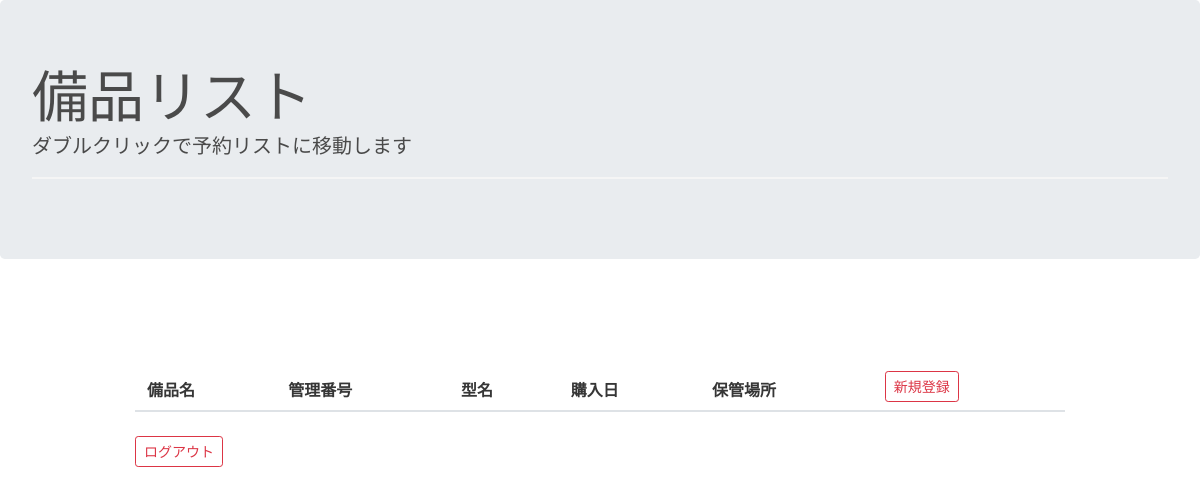
Before: /assetlist/ with the older database file.
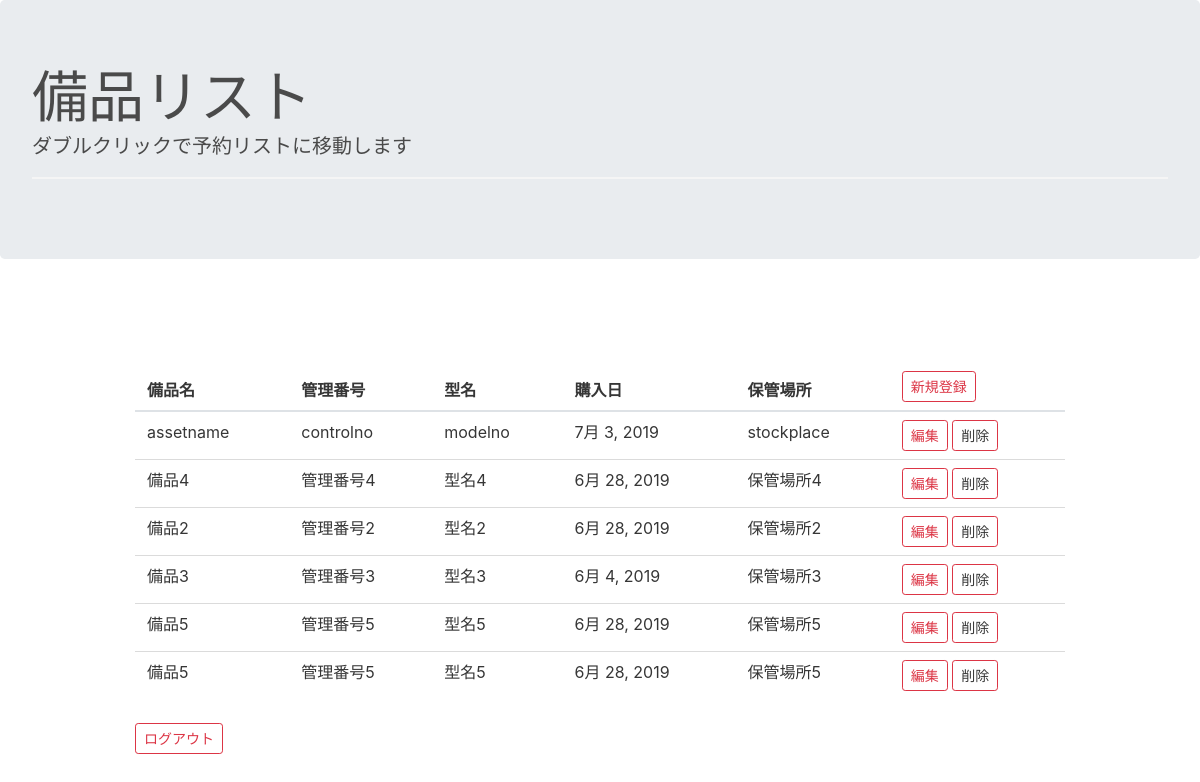
After: the same page with the newer database file.
### Assetapp/models.py (models this page shows, shortened)
class Assetlist(models.Model):
    assetname=models.CharField(max_length=50)
    controlno=models.CharField(max_length=50)
    modelno=models.CharField(max_length=50)
    boughtdate=models.DateField()
    stockplace=models.CharField(max_length=50)

### Assetapp/views.py (the view)
# urls.py: path('assetlist/', AssetList.as_view(), name='assetlist'),
class AssetList(ListView):
    context_object_name = 'lists'
    template_name = 'assetlist.html'
    model = Assetlist
    paginate_by = 20
    success_url = reverse_lazy('assetlist')

### templates/assetlist.html (shortened to what this page needs)
{% extends 'base.html' %}
{% block header %}
<div class="jumbotron">
  <h1 class="display-4">備品リスト</h1>
  <p class="lead">ダブルクリックで予約リストに移動します</p>
  <hr class="my-4">
</div>
{% endblock header %}
{% block content %}
<section class="section">
  <div class="container">
    <form method="post" action="">
      <table class="table table-hover">
        <thead>
          <tr>
            <th>備品名</th>
            <th>管理番号</th>
            <th>型名</th>
            　<th>購入日</th>
            <th>保管場所</th>
            <th><a href="{% url 'create' %}" class="btn btn-outline-danger btn-sm" 　align="right">新規登録</a></th>
          </tr>
        </thead>
        <tbody>
          {% for assetlist in object_list %}
          <tr>
            <td>{{ assetlist.assetname }}</td>
            <td>{{ assetlist.controlno }}</td>
            <td>{{ assetlist.modelno }}</td>
            <td>{{ assetlist.boughtdate }}</td>
            <td>{{ assetlist.stockplace }}</td>
            <td>
              <a href="{% url 'update' assetlist.pk %}" class="btn btn-outline-danger btn-sm" 　>編集</a>
              <a url="{% url 'delete' assetlist.pk %}" class="deletemodal-show btn btn-outline-danger btn-sm"
                data-toggle="modal" data-target="#deleteModal" pk="{{ assetlist.controlno }}">削除</a>
            </td>
          </tr>
          {% endfor %}
        </tbody>
      </table>
      <a href="{% url 'logout' %}" class="btn btn-outline-danger btn-sm" 　align="right">ログアウト</a>
  </div>
</section>
{% endblock content %}

### templates/base.html (shortened to what this page needs)
<!doctype html>
<html lang="en">
<head>
  <link rel="stylesheet" href="https://stackpath.bootstrapcdn.com/bootstrap/4.3.1/css/bootstrap.min.css"
>
  <link rel="stylesheet" href="https://cdnjs.cloudflare.com/ajax/libs/bulma/0.1.2/css/bulma.css">
  <link rel="stylesheet" href="https://maxcdn.bootstrapcdn.com/font-awesome/4.6.3/css/font-awesome.min.css">
</head>
<body>
  {% block header %}{% endblock header %}
  {% block content %}{% endblock content %}
</body>
</html>

Changed rows visible on the page:
added Assetlist: assetname "assetname", controlno "controlno", modelno "modelno", boughtdate "7月 3, 2019", stockplace "stockplace"
added Assetlist: assetname "備品4", controlno "管理番号4", modelno "型名4", boughtdate "6月 28, 2019", stockplace "保管場所4"
added Assetlist: assetname "備品2", controlno "管理番号2", modelno "型名2", boughtdate "6月 28, 2019", stockplace "保管場所2"
added Assetlist: assetname "備品3", controlno "管理番号3", modelno "型名3", boughtdate "6月 4, 2019", stockplace "保管場所3"
added Assetlist: assetname "備品5", controlno "管理番号5", modelno "型名5", boughtdate "6月 28, 2019", stockplace "保管場所5"
added Assetlist: assetname "備品5", controlno "管理番号5", modelno "型名5", boughtdate "6月 28, 2019", stockplace "保管場所5"
